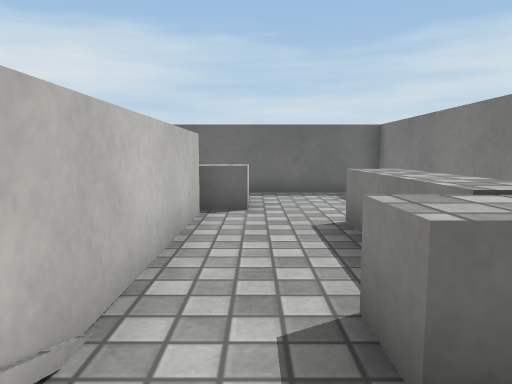
View 1 (above)

17 first-person views from a walk through a 3-D level made in the Unity game engine. The camera is 0.54 m above the floor, tilts 6° down and sees 70° across. The floor is counted in squares, 0.5 m on a side. Each view is taken from the middle of a square. On the plan, view 1 faces up. The plan holds only what a view shows up to about 14 squares ahead; the rest is blank. The player is left out. Surface patterns are stand-ins for the level's own textures.

View 2
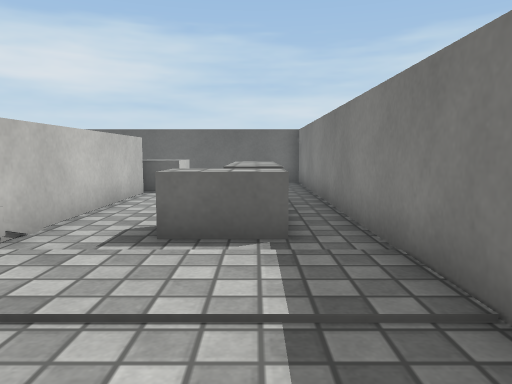

View 3
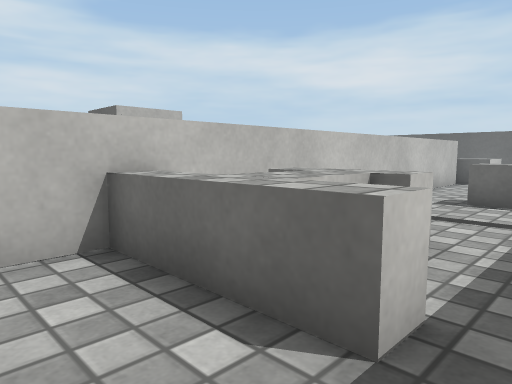

View 4
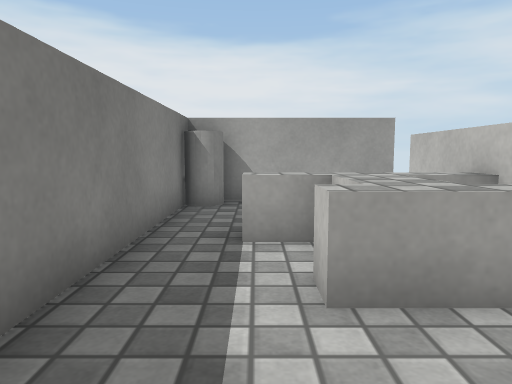

View 5
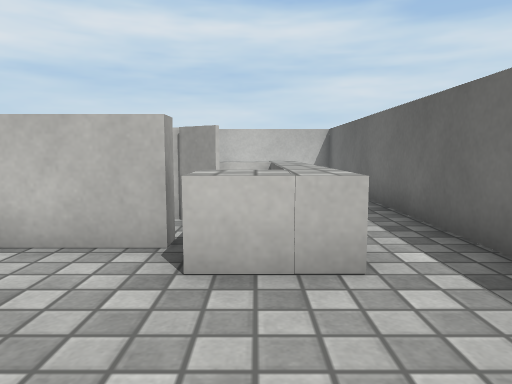

View 6
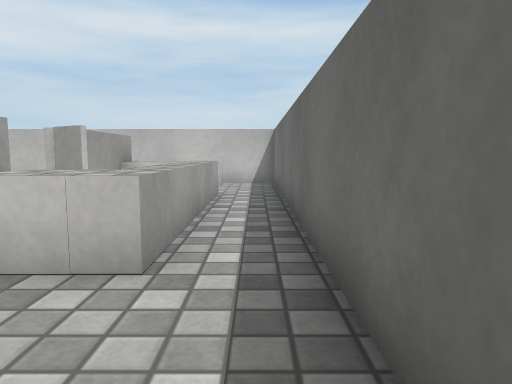

View 7
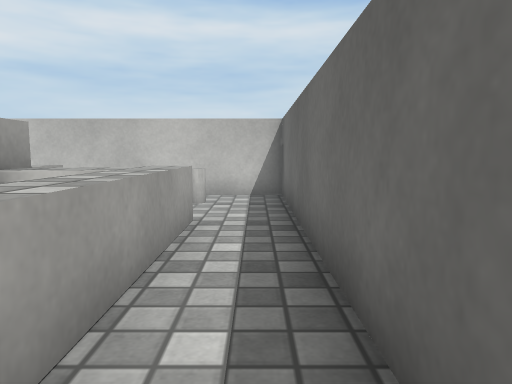

View 8
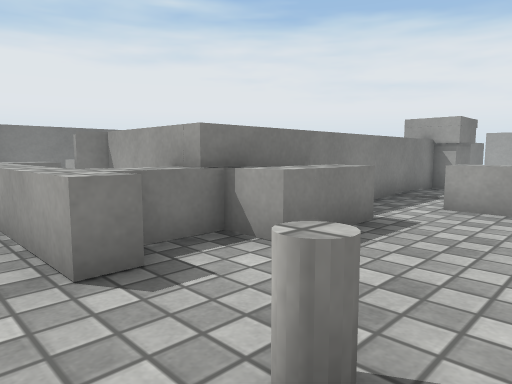

View 9
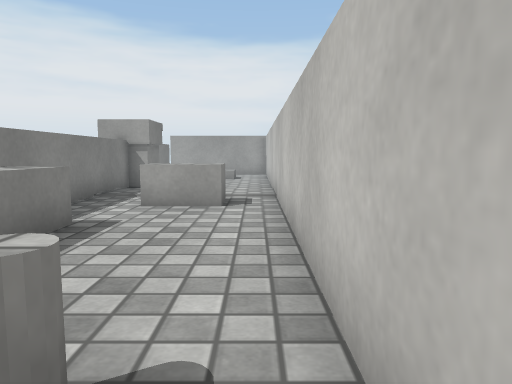

View 10
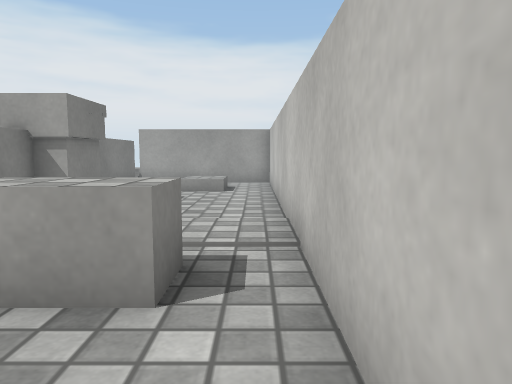

View 11
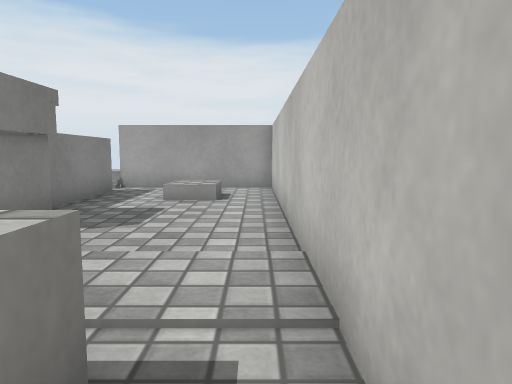

View 12
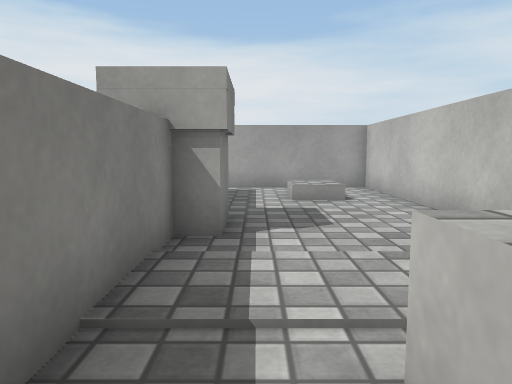

View 13
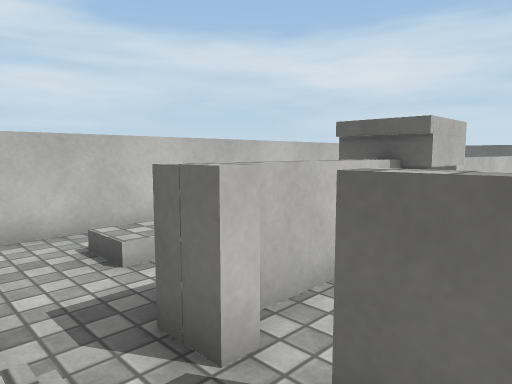

View 14
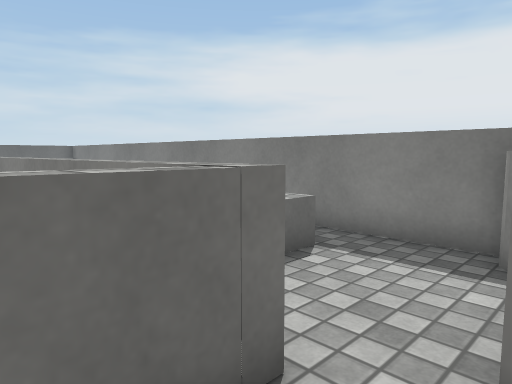

View 15
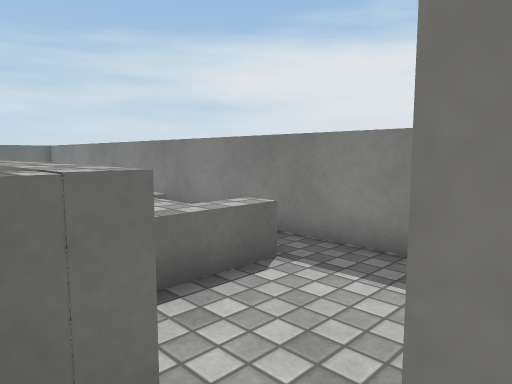

View 16
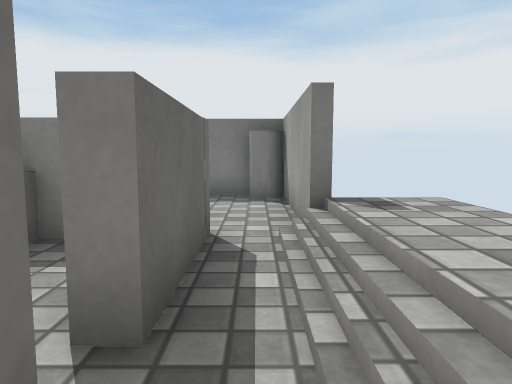

View 17
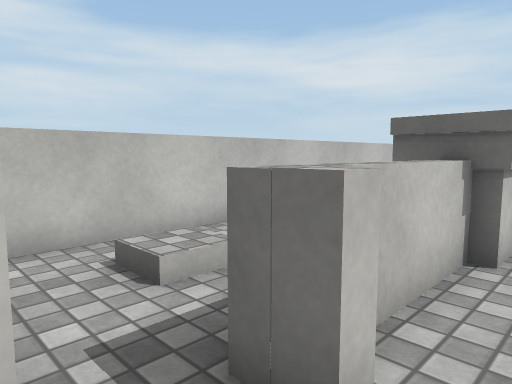

### Floor plan
Key: @ floor where view 1 was taken; # wall or solid block; x gap in a wall; . main floor; : floor 0.05 m higher than the main floor; + floor 0.3 m higher than the main floor; / step, stairs or slope; = window, fence, low wall or low ledge; ^ raised ledge; C cylinder; B block; O other object.
Columns run from 11 left of view 1 to 4 right of it. Each row starts with its distance up from view 1.
 11 ################
 10 #..............#
  9 #.C.OOOOOOOO...#
  8 #....OOOOOOO...#
  7 #...O######....#
  6 #...O#    #..O.#
  5 #...O#=   #..O.#
  4 #....#    #..O.#
  3 #....#    #..O.#
  2 #.BB.#    #.OO.#
  1 #....#    #....#
  0 #::::#    #@:::#
 -1 #....#    #....#
 -2 #...OOO   #....#
 -3 #...O#O   #OO..#
 -4 #....#=   #OO..#
 -5 #....#=  O#OOO.#
 -6 #.^^.#=.. #....#
 -7 #.^^.##x###....#
 -8 #.............C#
 -9 ######////######
-10       ++++

Where each view was taken, in squares from view 1:
view 1: 0 up, 0 right, facing up
view 2: 3 down, 2 right, facing up
view 3: 7 down, 3 right, facing up-left
view 4: 0 up, 2 right, facing down
view 5: 8 up, 3 right, facing left
view 6: 10 up, 3 right, facing left
view 7: 10 up, 1 left, facing left
view 8: 10 up, 10 left, facing down-right
view 9: 10 up, 10 left, facing down
view 10: 5 up, 10 left, facing down
view 11: 3 up, 10 left, facing down
view 12: 3 up, 7 left, facing down
view 13: 9 down, 3 left, facing up-left
view 14: 9 down, 3 left, facing up-right
view 15: 9 down, 2 left, facing up-right
view 16: 8 down, 6 left, facing right
view 17: 9 down, 4 left, facing up-left
